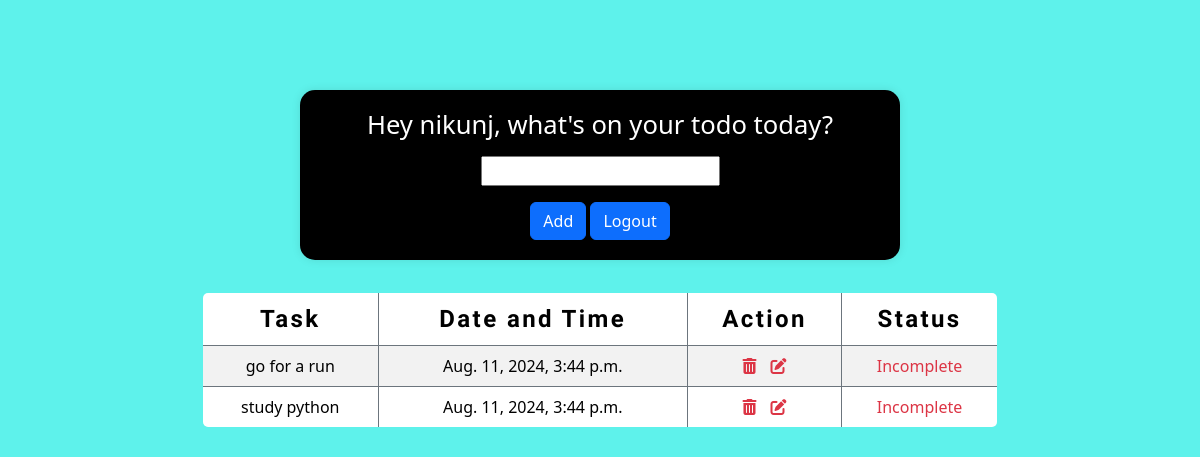
Before: /home/ (signed in) with the older database file.
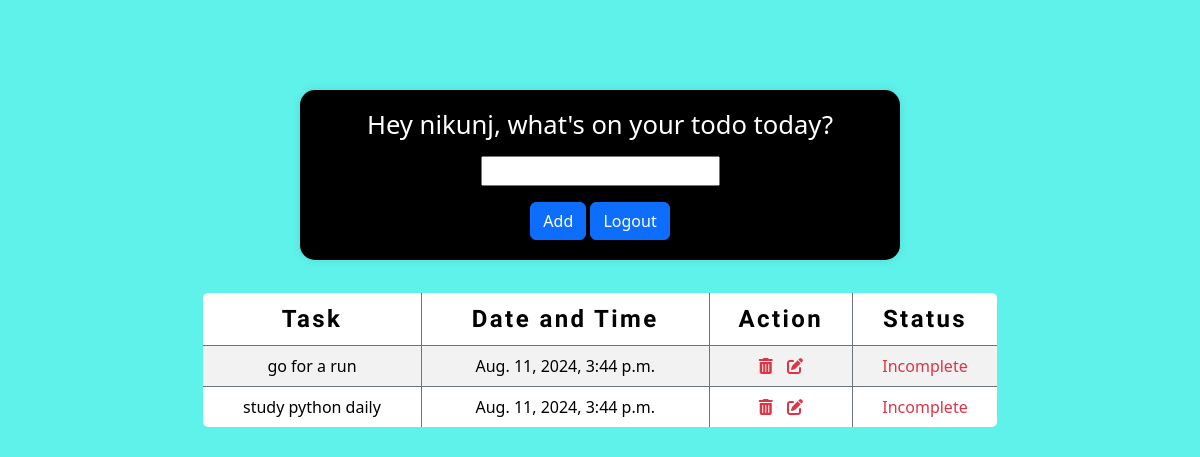
After: the same page with the newer database file.
### todoapp/models.py (models this page shows, shortened)
class work(models.Model):
    task = models.CharField(max_length=30)
    status = models.BooleanField(default=False)
    date = models.DateTimeField(default=timezone.now)

### todoapp/views.py (the view)
# urls.py: 2. Add a URL to urlpatterns:  path('', views.home, name='home')
@login_required
def home(request):
    if request.method == "POST":
        form = TaskForm(request.POST)
        if form.is_valid():
            form.save()
            return redirect('home')
    else:
        form = TaskForm()
    all_items = work.objects.all()
    return render(request, 'index.html', {'form': form, 'all_items': all_items, 'username': request.user.username})

### todoapp/forms.py
class TaskForm(forms.ModelForm):
    class Meta:
        model = work
        fields = ['task']

### todoapp/templates/index.html (shortened to what this page needs)
<!DOCTYPE html>
<html>
  <head>
    <link
      href="https://cdn.jsdelivr.net/npm/bootstrap@5.3.3/dist/css/bootstrap.min.css"
      rel="stylesheet"
    />
    <link
      rel="stylesheet"
      href="https://cdnjs.cloudflare.com/ajax/libs/font-awesome/6.0.0-beta3/css/all.min.css"
    />
  </head>
  <body>
    <div class="form-container">
      <h1 class="mainheading">
        Hey {{ username }}, what's on your todo today?
      </h1>
      <form method="post">
        <div class="mb-3 text-center search-bar">{{ form.task }}</div>
        <div class="text-center">
          <button type="submit" class="btn btn-primary">Add</button>
          <a href="{% url 'logout'%}" class="btn btn-primary">Logout</a>
        </div>
      </form>
    </div>
    <div class="table-container">
      {% load tz %} {% if all_items %}
      <table class="table table-striped table-hover">
        <thead>
          <tr>
            <th>Task</th>
            <th>Date and Time</th>
            <th>Action</th>
            <th>Status</th>
          </tr>
        </thead>
        <tbody>
          {% for item in all_items %}
          <tr>
            <td>{{ item.task }}</td>
            <td>{{ item.date|localtime }}</td>
            <td>
              <a href="{% url 'delete' item.id %}" title="Delete"
                ><i class="fas fa-trash-alt"></i
              ></a>
              <a
                href="{% url 'edit' item.id %}"
                title="Edit"
                style="margin-left: 10px"
                ><i class="fas fa-edit"></i
              ></a>
            </td>
            <td>
              <a href="{% url 'toggle' item.id %}"
                >{{ item.status|yesno:"Completed,Incomplete" }}</a
              >
            </td>
          </tr>
          {% endfor %}
        </tbody>
      </table>
      {% else %}
      <h1 class="text-center elsetext">No tasks available.</h1>
      {% endif %}
    </div>
  </body>
</html>

### todoapp/templates/index.html (style rules this page uses)
body { background-color: #50ccca; margin-top: 90px; background-color: #5ef2eb; background-image: url("https://www.transparenttextures.com/patterns/black-linen.png"); }
.mainheading { text-align: center; margin-top: 0px; margin-bottom: 15px; color: #fff; font-size: 1.6rem; }
.form-container { max-width: 600px; margin: 30px auto; padding: 20px; box-shadow: 0 0 10px rgba(0, 0, 0, 0.1); border-radius: 15px; background-color: #000000; background-image: url("https://www.transparenttextures.com/patterns/cartographer.png"); }
.table-container { max-width: 800px; margin: 20px auto; }
table { width: 100%; border-collapse: collapse; border: 3px solid #007bff; border-radius: 8px; overflow: hidden; }
th, td { text-align: center; vertical-align: middle; border: 1px solid #6c757d; padding: 10px; }
th { background-color: #343a40; color: #f8f9fa; font-family: "Great Vibes", cursive; font-size: 1.5rem; letter-spacing: 0.1em; }
td a { color: #dc3545; text-decoration: none; }
thead th:first-child { border-top-left-radius: 8px; }
thead th:last-child { border-top-right-radius: 8px; }
tbody tr:last-child td:first-child { border-bottom-left-radius: 8px; }
tbody tr:last-child td:last-child { border-bottom-right-radius: 8px; }

Changed rows visible on the page:
changed work: task "study python" → "study python daily"
